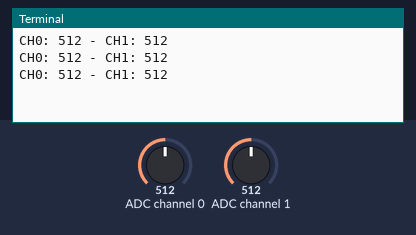
A program run on a simulated Raspberry Pi (BCM pin numbers). On the bench: the last lines printed to the terminal. The inputs (shaded band) are chosen by the test bench; at power-on: ADC channel 0 = 512, ADC channel 1 = 512 (analog values on the 0–1023 scale).

Above: at 1.2 s.
1.3 s: ADC channel 0 set to 716
At 1.9 s:
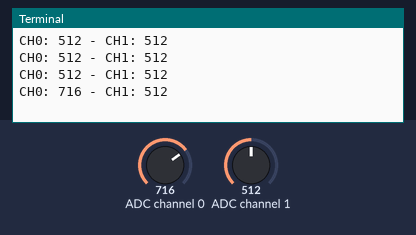
2.8 s: ADC channel 1 set to 716
At 3.4 s:
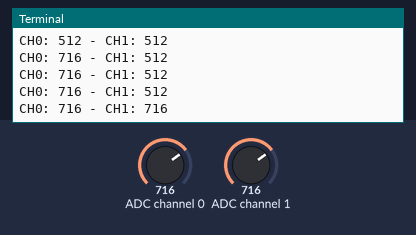
4.3 s: ADC channel 0 set to 900
At 4.9 s:
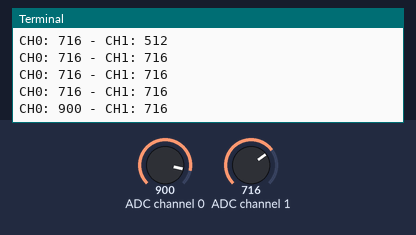
5.8 s: ADC channel 1 set to 900
At 6.4 s:
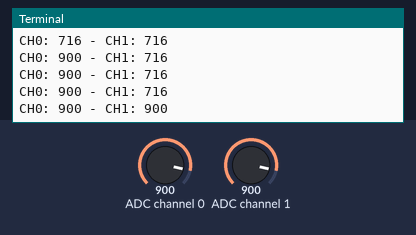
Timing chart, 0 to 8.3 s (numbered marks = the images above; inputs shaded):
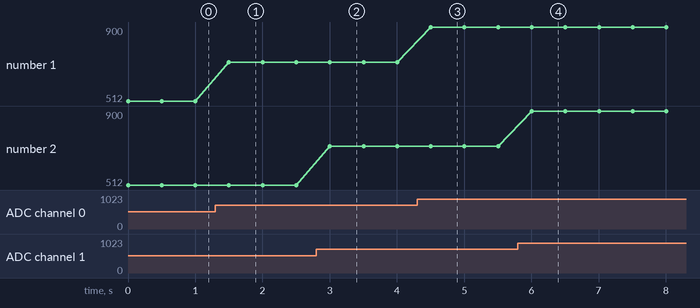

The program:

simpletest.py
```python
import Adafruit_MCP3008
import time
import Adafruit_GPIO.SPI as SPI

SPI_PORT   = 0
SPI_DEVICE = 2
mcp = Adafruit_MCP3008.MCP3008(spi=SPI.SpiDev(SPI_PORT, SPI_DEVICE))
while(True):
	print("CH0: "  + str(mcp.read_adc(0)) + " - CH1: " + str(mcp.read_adc(1)))
	time.sleep(0.5)
```

Measured:
- after the input at 1.3 s, the terminal: prints a new line after 0.20 s (image 1)
- after the input at 2.8 s, the terminal: prints a new line after 0.20 s (image 2)
- after the input at 4.3 s, the terminal: prints a new line after 0.20 s (image 3)
- after the input at 5.8 s, the terminal: prints a new line after 0.21 s (image 4)
- plotted number 1: 512 → 716 after the input at 1.3 s, 716 → 900 after the input at 4.3 s
